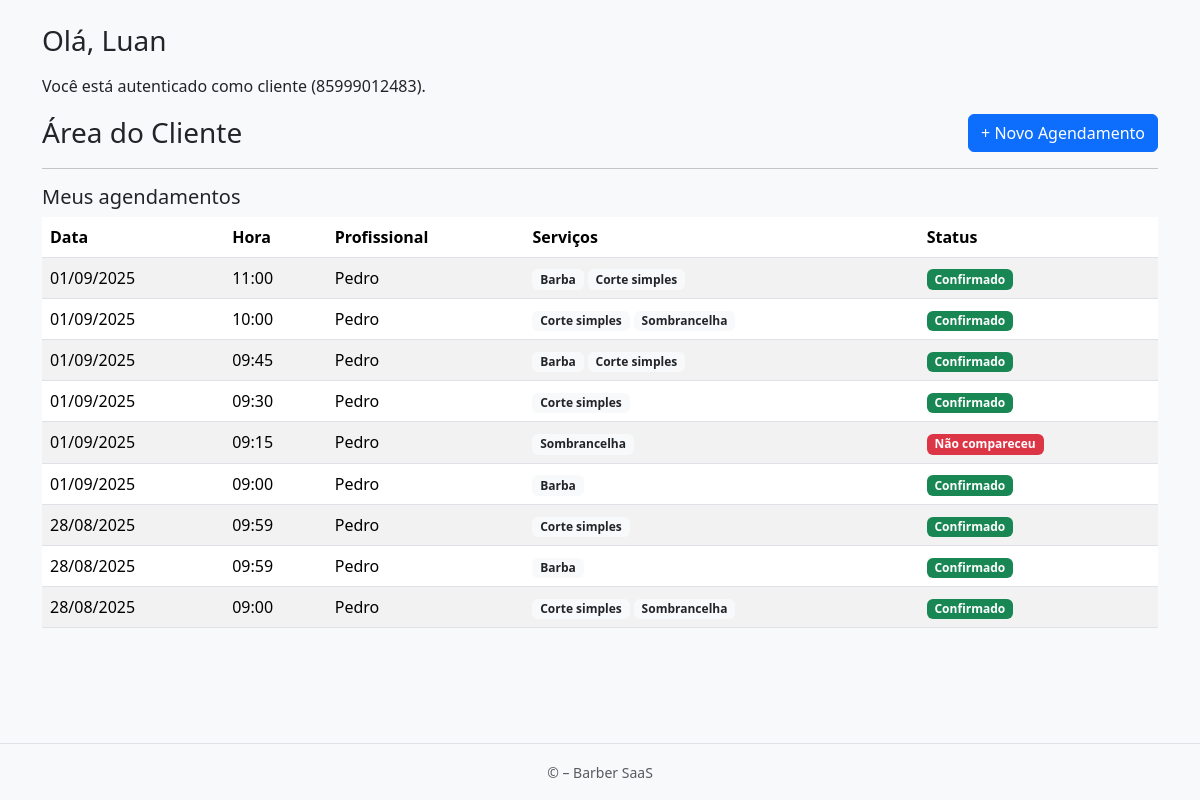
Page /client/dashboard/ (signed in) on the earlier database version.
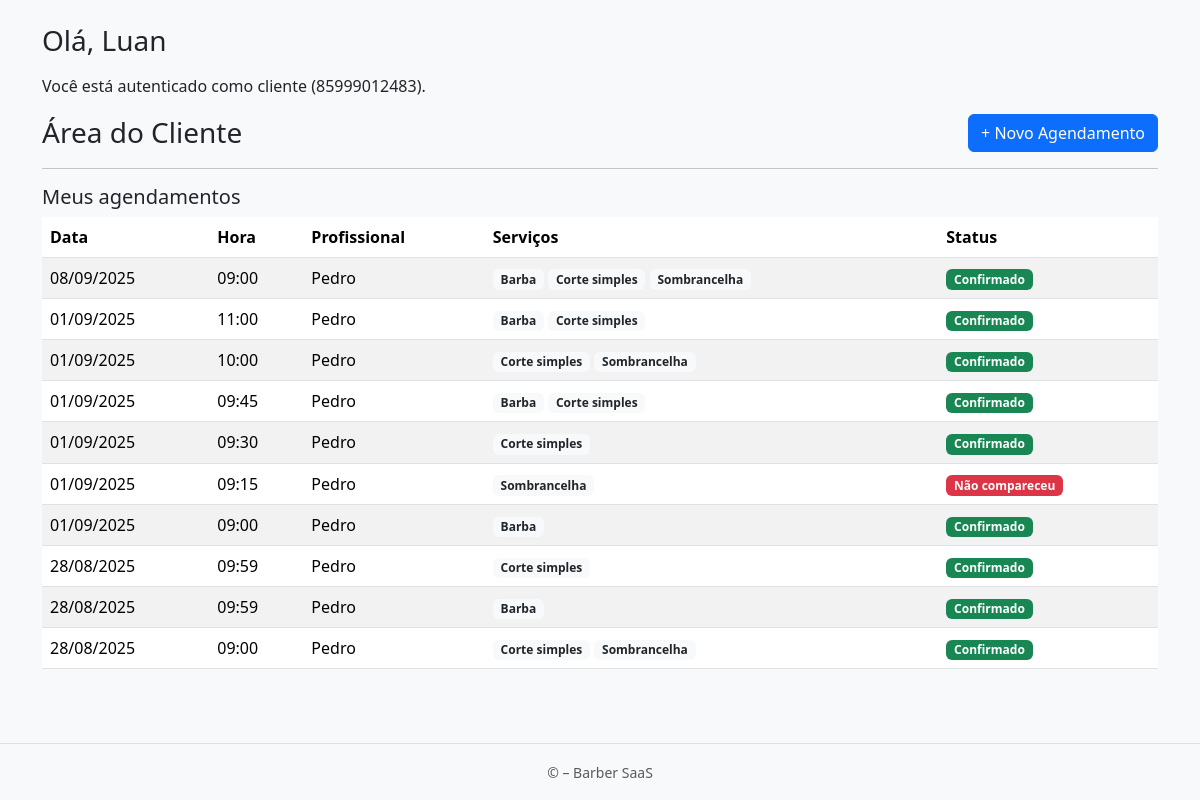
Same page on the later database version.
### apps/accounts/models.py (models this page shows, shortened)
class User(AbstractUser):
    nome = models.CharField(max_length=120, blank=True, null=True)
    sobrenome = models.CharField(max_length=120, blank=True, null=True)
    grupo = models.SlugField(max_length=150, blank=True)  # << slug único para subdomínio
    email = models.EmailField(unique=True)
    is_owner = models.BooleanField(default=False)
    is_client = models.BooleanField(default=False)
    phone_regex = RegexValidator(r"^\+?\d{10,15}$", "Informe telefone no formato internacional, ex.: +5585...")
    phone = models.CharField(max_length=17, blank=True, null=True, validators=[phone_regex])
    full_name = models.CharField(max_length=120, blank=True, null=True)
    USERNAME_FIELD = "email"
    REQUIRED_FIELDS = []
    objects = UserManager()

### apps/appointments/models.py (models this page shows, shortened)
class Agendamento(models.Model):
    cliente = models.ForeignKey(
        settings.AUTH_USER_MODEL,
        on_delete=models.CASCADE,
        related_name="agendamentos"
    )
    loja = models.ForeignKey("cadastro.Loja", on_delete=models.CASCADE, related_name="agendamentos")
    funcionario = models.ForeignKey("cadastro.Funcionario", on_delete=models.CASCADE, related_name="agendamentos")
    servicos = models.ManyToManyField("cadastro.Servico", related_name="agendamentos")
    duracao_total_minutos = models.PositiveIntegerField(default=0)
    data = models.DateField()
    hora = models.TimeField()
    criado_em = models.DateTimeField(auto_now_add=True)
    confirmado = models.BooleanField(default=False)
    no_show = models.BooleanField(default=False)
    class FormaPagamento(models.TextChoices):
        PIX = "pix", "PIX"
        DEBITO = "debito", "Débito"
        DINHEIRO = "dinheiro", "Dinheiro"
        CREDITO = "credito", "Cartão de Crédito"
    valor_final = models.DecimalField(
        max_digits=10, decimal_places=2, null=True, blank=True
    )
    teve_desconto = models.BooleanField(default=False)
    forma_pagamento = models.CharField(
        max_length=20, choices=FormaPagamento.choices, blank=True, null=True
    )
    observacao = models.TextField(blank=True)
    finalizado_em = models.DateTimeField(blank=True, null=True)

### apps/cadastro/models.py (models this page shows, shortened)
class Funcionario(models.Model):
    class Cargo(models.TextChoices):
        BARBEIRO = 'barbeiro', 'Barbeiro'
        CABELEIREIRO = 'cabeleireiro', 'Cabeleireiro(a)'
        MANICURE = 'manicure', 'Manicure/Pedicure'
        ESTETICISTA = 'esteticista', 'Esteticista'
        SOMBRANCELHA = 'sobrancelha', 'Designer de Sobrancelha'
        RECEPCAO = 'recepcao', 'Recepção'
        OUTRO = 'outro', 'Outro'
    phone_regex = RegexValidator(
        r'^\+?\d{10,15}$',
        'Informe telefone no formato internacional, ex.: +5585...'
    )
    loja = models.ForeignKey('Loja', on_delete=models.CASCADE, related_name='funcionarios')
    nome = models.CharField(max_length=120)
    cargo = models.CharField(max_length=20, choices=Cargo.choices, default=Cargo.BARBEIRO)
    email = models.EmailField(blank=True, null=True)
    telefone = models.CharField(max_length=17, blank=True, null=True, validators=[phone_regex])
    slug = models.SlugField(max_length=160, blank=True)
    ativo = models.BooleanField(default=True)
    criado_em = models.DateTimeField(auto_now_add=True)
    atualizado_em = models.DateTimeField(auto_now=True)
    class Meta:
        verbose_name = 'Funcionário'
        verbose_name_plural = 'Funcionários'
        unique_together = (('loja', 'slug'),)
        ordering = ('nome',)

class Servico(models.Model):
    loja = models.ForeignKey(Loja, on_delete=models.CASCADE, related_name='servicos')
    nome = models.CharField(max_length=160)
    slug = models.SlugField(max_length=180, blank=True)
    descricao = models.TextField(blank=True)
    duracao_minutos = models.PositiveSmallIntegerField(validators=[MinValueValidator(1)], default=30)
    preco = models.DecimalField(max_digits=10, decimal_places=2, validators=[MinValueValidator(0)])
    profissionais = models.ManyToManyField('Funcionario', related_name='servicos', blank=True)
    ativo = models.BooleanField(default=True)
    criado_em = models.DateTimeField(auto_now_add=True)
    atualizado_em = models.DateTimeField(auto_now=True)
    class Meta:
        verbose_name = "Serviço"
        verbose_name_plural = "Serviços"
        ordering = ("nome",)
        unique_together = (("loja", "slug"),)

### apps/accounts/views.py (the view)
# urls.py: path('client/dashboard/', views.client_dashboard, name='client_dashboard'),
@login_required
def client_dashboard(request):
    loja = None
    shop_slug = request.session.get('shop_slug') or request.GET.get('shop')
    if shop_slug:
        from apps.cadastro.models import Loja
        loja = Loja.objects.filter(slug=shop_slug, ativa=True).first()
    agendamentos = Agendamento.objects.filter(cliente=request.user)
    if loja:
        agendamentos = agendamentos.filter(loja=loja)
    agendamentos = agendamentos.select_related("funcionario", "loja").prefetch_related("servicos").order_by("-data", "-hora")
    return render(
        request,
        "accounts/client_dashboard.html",
        {
            "loja": loja,
            "agendamentos": agendamentos,
        }
    )

### apps/accounts/templates/accounts/client_dashboard.html (shortened to what this page needs)
{% extends "accounts/base_client.html" %}
{% block content %}
<h3 class="mb-3">Olá, {{ request.user.full_name|default:"Cliente" }}</h3>
<p>Você está autenticado como cliente ({{ request.user.phone }}).</p>
<div id="client-dashboard-fragment">
  {% include "accounts/partials/client_dashboard.html" %}
</div>
{% endblock %}

### apps/accounts/templates/accounts/base_client.html (shortened to what this page needs)
<!doctype html>
<html lang="pt-BR">
<head>
  <link href="https://cdn.jsdelivr.net/npm/bootstrap@5.3.2/dist/css/bootstrap.min.css" rel="stylesheet">
</head>
<body hx-boost="true" class="bg-light d-flex flex-column min-vh-100">
  <main class="flex-grow-1 container py-4" hx-history-elt>
    {% block content %}{% endblock %}
  </main>
  <footer class="text-center text-muted py-3 border-top">
    <small>&copy; {{ now|date:"Y" }} – Barber SaaS</small>
  </footer>
</body>
</html>

### apps/accounts/templates/accounts/partials/client_dashboard.html
<div class="d-flex justify-content-between align-items-center mb-3">
  <h3 class="m-0">Área do Cliente</h3>
  <a href="{% url 'appointments:agendamento_start' %}"
     class="btn btn-primary">
    + Novo Agendamento
  </a>
</div>
{% if agendamentos %}
  <hr>
  <h5>Meus agendamentos</h5>
  <table class="table table-striped">
    <thead>
      <tr>
        <th>Data</th>
        <th>Hora</th>
        <th>Profissional</th>
        <th>Serviços</th>
        <th>Status</th>
      </tr>
    </thead>
    <tbody>
      {% for ag in agendamentos %}
      <tr>
        <td>{{ ag.data|date:"d/m/Y" }}</td>
        <td>{{ ag.hora|time:"H:i" }}</td>
        <td>{{ ag.funcionario.nome }}</td>
        <td>
          {% for s in ag.servicos.all %}
            <span class="badge bg-light text-dark">{{ s.nome }}</span>
          {% endfor %}
        </td>
        <td>
          {% if ag.no_show %}
            <span class="badge bg-danger">Não compareceu</span>
          {% elif ag.confirmado %}
            <span class="badge bg-success">Confirmado</span>
          {% else %}
            <span class="badge bg-warning text-dark">Pendente</span>
          {% endif %}
        </td>
      </tr>
      {% endfor %}
    </tbody>
  </table>
{% else %}
  <p class="text-muted">Você ainda não possui agendamentos.</p>
{% endif %}

Differences in the rows shown:
added Agendamento: data "08/09/2025", hora "09:00", funcionario.nome "Pedro", no_show "Confirmado", Servico (nome "Barba"), Servico (nome "Corte simples"), Servico (nome "Sombrancelha")
